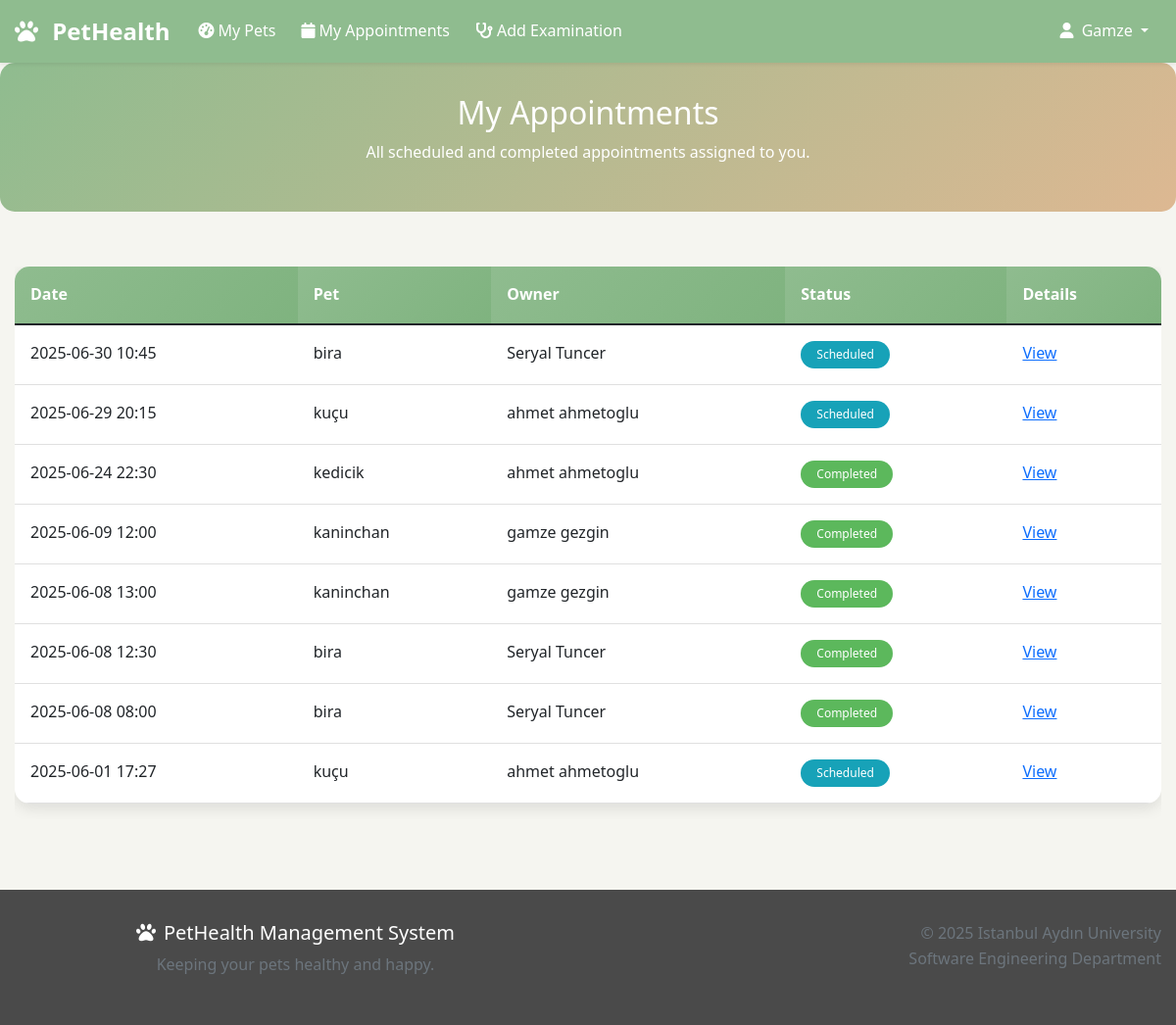
Screenshot of /vet-appointments/ (signed in) with the database file from the repository.
### main/models.py (models this page shows, shortened)
class Appointment(models.Model):
    STATUS_CHOICES = [
        ('scheduled', 'Scheduled'),
        ('completed', 'Completed'),
        ('cancelled', 'Cancelled'),
        ('no_show', 'No Show'),
    ]
    pet = models.ForeignKey(Pet, on_delete=models.CASCADE, related_name='appointments')
    veterinarian = models.ForeignKey(Veterinarian, on_delete=models.CASCADE, related_name='appointments')
    appointment_date = models.DateTimeField()
    status = models.CharField(max_length=20, choices=STATUS_CHOICES, default='scheduled')
    reason = models.TextField(help_text="Reason for the appointment")
    notes = models.TextField(blank=True)
    created_at = models.DateTimeField(auto_now_add=True)
    updated_at = models.DateTimeField(auto_now=True)
    class Meta:
        ordering = ['appointment_date']

class Pet(models.Model):
    SPECIES_CHOICES = [
        ('dog', 'Dog'),
        ('cat', 'Cat'),
        ('bird', 'Bird'),
        ('rabbit', 'Rabbit'),
        ('fish', 'Fish'),
        ('hamster', 'Hamster'),
        ('other', 'Other'),
    ]
    GENDER_CHOICES = [
        ('male', 'Male'),
        ('female', 'Female'),
    ]
    owner = models.ForeignKey(User, on_delete=models.CASCADE, related_name='pets')
    name = models.CharField(max_length=100)
    species = models.CharField(max_length=20, choices=SPECIES_CHOICES)
    breed = models.CharField(max_length=100, blank=True)
    gender = models.CharField(max_length=10, choices=GENDER_CHOICES)
    birthdate = models.DateField()
    weight = models.DecimalField(max_digits=5, decimal_places=2, help_text="Weight in kg")
    color = models.CharField(max_length=50, blank=True)
    microchip_id = models.CharField(max_length=50, blank=True)
    photo = models.ImageField(upload_to='pet_photos/', blank=True)
    created_at = models.DateTimeField(auto_now_add=True)

### main/views.py (the view)
# urls.py: path('vet-appointments/', views.vet_appointments, name='vet_appointments'),
@login_required
def vet_appointments(request):
    try:
        veterinarian = Veterinarian.objects.get(user=request.user)
        appointments = Appointment.objects.filter(veterinarian=veterinarian).order_by('-appointment_date')
        return render(request, 'vet_appointments.html', {'appointments': appointments})
    except Veterinarian.DoesNotExist:
        messages.error(request, 'Veterinarian profile not found.')
        return redirect('dashboard')

### templates/vet_appointments.html (shortened to what this page needs)
{% extends 'base.html' %}
{% load static %}
{% block content %}
<section class="dashboard-header text-center">
  <div class="container">
    <h2>My Appointments</h2>
    <p>All scheduled and completed appointments assigned to you.</p>
  </div>
</section>
<div class="container py-4">
  {% if appointments %}
  <div class="table-responsive">
    <table class="table">
      <thead>
        <tr>
          <th>Date</th>
          <th>Pet</th>
          <th>Owner</th>
          <th>Status</th>
          <th>Details</th>
        </tr>
      </thead>
      <tbody>
        {% for appt in appointments %}
        <tr>
          <td>{{ appt.appointment_date|date:"Y-m-d H:i" }}</td>
          <td>{{ appt.pet.name }}</td>
          <td>{{ appt.pet.owner.get_full_name }}</td>
          <td><span class="badge badge-{{ appt.status }}">{{ appt.status|capfirst }}</span></td>
          <td><a href="{% url 'appointment_detail' appt.id %}">View</a></td>
        </tr>
        {% endfor %}
      </tbody>
    </table>
  </div>
  {% else %}
    <p>No appointments found.</p>
  {% endif %}
</div>
{% endblock %}

### templates/base.html (shortened to what this page needs)
{% load static %}
<!DOCTYPE html>
<html lang="en">
  <head>
    <link
      href="https://cdn.jsdelivr.net/npm/bootstrap@5.1.3/dist/css/bootstrap.min.css"
      rel="stylesheet"
    />
    <link
      rel="stylesheet"
      href="https://cdnjs.cloudflare.com/ajax/libs/font-awesome/6.0.0/css/all.min.css"
    />
    <link rel="stylesheet" href="{% static 'css/style.css' %}" />
  </head>
  <body>
    <nav class="navbar navbar-expand-lg navbar-dark">
      <div class="container">
        <a class="navbar-brand" href="{% url 'home' %}">
          <i class="fas fa-paw me-2"></i>
          PetHealth
        </a>
        <div class="collapse navbar-collapse" id="navbarNav">
          <ul class="navbar-nav me-auto">
            {% if user.is_authenticated %}
            <li class="nav-item">
              <a class="nav-link" href="{% if user.userprofile.is_veterinarian %}{% url 'vet_patients' %}{% else %}{% url 'dashboard' %}{% endif %}">
                <i class="fas fa-tachometer-alt me-1"></i>My Pets
              </a>
            </li>
            {% if not user.userprofile.is_veterinarian %}
            <li class="nav-item">
              <a class="nav-link" href="{% url 'schedule_appointment' %}">
                <i class="fas fa-calendar-plus me-1"></i>Schedule Appointment
              </a>
            </li>
            <li class="nav-item">
              <a class="nav-link" href="{% url 'my_appointments' %}">
                <i class="fas fa-calendar me-1"></i>My Appointments
              </a>
            </li>
            {% else %}
            <li class="nav-item">
              <a class="nav-link" href="{% url 'vet_dashboard' %}">
                <i class="fas fa-calendar me-1"></i>My Appointments
              </a>
            </li>
            <li class="nav-item">
              <a class="nav-link" href="{% url 'add_examination' %}">
                <i class="fas fa-stethoscope me-1"></i>Add Examination
              </a>
            </li>
            {% endif %} {% endif %}
          </ul>
          <ul class="navbar-nav">
            {% if user.is_authenticated %}
            <li class="nav-item dropdown">
              <a
                class="nav-link dropdown-toggle"
                href="#"
                role="button"
                data-bs-toggle="dropdown"
              >
                <i class="fas fa-user me-1"></i>{% if user.first_name %}
                                                  {{ user.first_name }}
                                                {% else %}
                                                  {{ user.username }}
                                                {% endif %}
              </a>
            </li>
            {% else %}
            <li class="nav-item">
              <a class="nav-link" href="{% url 'login' %}">
                <i class="fas fa-sign-in-alt me-1"></i>Login
              </a>
            </li>
            {% endif %}
          </ul>
        </div>
      </div>
    </nav>
    <main>{% block content %} {% endblock %}</main>
    <footer class="footer mt-5">
      <div class="container">
        <div class="row">
          <div class="col-md-6">
            <h5><i class="fas fa-paw me-2"></i>PetHealth Management System</h5>
            <p class="text-muted">Keeping your pets healthy and happy.</p>
          </div>
          <div class="col-md-6 text-md-end">
            <p class="text-muted">
              &copy; 2025 Istanbul Aydın University<br />
              Software Engineering Department
            </p>
          </div>
        </div>
      </div>
    </footer>
  </body>
</html>

### static/css/style.css (style rules this page uses)
:root { --primary-color: #8fbc8f; --secondary-color: #f5f5f0; --accent-color: #ddb892; --text-dark: #4a4a4a; --text-light: #666; --border-color: #e0e0e0; --success-color: #5cb85c; --warning-color: #f0ad4e; --danger-color: #d9534f; }
body { font-family: "Segoe UI", Tahoma, Geneva, Verdana, sans-serif; background-color: var(--secondary-color); color: var(--text-dark); line-height: 1.6; }
.container { max-width: 1200px; margin: 0 auto; padding: 0 15px; }
.navbar { background-color: var(--primary-color) !important; }
.navbar-brand { font-weight: bold; font-size: 1.5rem; }
.navbar-nav .nav-link { color: white !important; margin: 0 5px; border-radius: 5px; transition: background-color 0.3s ease; }
.dashboard-header { background: linear-gradient( 135deg, var(--primary-color), var(--accent-color) ); color: white; padding: 2rem 0; margin-bottom: 2rem; border-radius: 15px; }
.table { background: white; border-radius: 15px; overflow: hidden; box-shadow: 0 5px 15px rgba(0, 0, 0, 0.1); }
.table thead th { background: linear-gradient(135deg, var(--primary-color), #7fb37f); color: white; border: none; padding: 1rem; }
.table tbody td { padding: 1rem; border-color: var(--border-color); }
.badge { padding: 0.5rem 1rem; border-radius: 20px; font-weight: 500; }
.badge-scheduled { background-color: #17a2b8; color: white; }
.badge-completed { background-color: var(--success-color); color: white; }
.footer { background-color: var(--text-dark); color: white; padding: 2rem 0; margin-top: 4rem; text-align: center; }

### rows the page displays
Appointment: appointment_date "2025-06-30 10:45", pet.name "bira", pet.owner.get_full_name "Seryal Tuncer", status "Scheduled"
Appointment: appointment_date "2025-06-29 20:15", pet.name "kuçu", pet.owner.get_full_name "ahmet ahmetoglu", status "Scheduled"
Appointment: appointment_date "2025-06-24 22:30", pet.name "kedicik", pet.owner.get_full_name "ahmet ahmetoglu", status "Completed"
Appointment: appointment_date "2025-06-09 12:00", pet.name "kaninchan", pet.owner.get_full_name "gamze gezgin", status "Completed"
Appointment: appointment_date "2025-06-08 13:00", pet.name "kaninchan", pet.owner.get_full_name "gamze gezgin", status "Completed"
Appointment: appointment_date "2025-06-08 12:30", pet.name "bira", pet.owner.get_full_name "Seryal Tuncer", status "Completed"
Appointment: appointment_date "2025-06-08 08:00", pet.name "bira", pet.owner.get_full_name "Seryal Tuncer", status "Completed"
Appointment: appointment_date "2025-06-01 17:27", pet.name "kuçu", pet.owner.get_full_name "ahmet ahmetoglu", status "Scheduled"

### other values shown
{{ user.first_name }} "Gamze"
